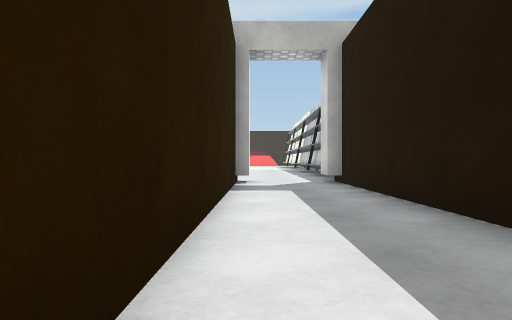
View 1 (above)

18 first-person views from a walk through a 3-D level made in the Unity game engine. The camera is 0.59 m above the floor, looks level and sees 70° across. The floor is counted in squares, 1 m on a side. Each view is taken from the middle of a square. On the plan, view 1 faces up. The plan holds only what a view shows up to about 10 squares ahead; the rest is blank. The place goes on beyond the plan. The player character is not drawn. Door leaves are left out, so doorways stand open. Surface patterns are stand-ins for the level's own textures.

View 2
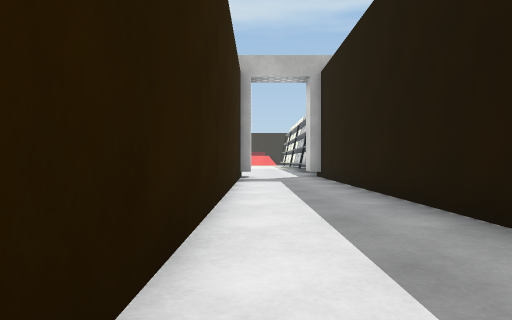

View 3
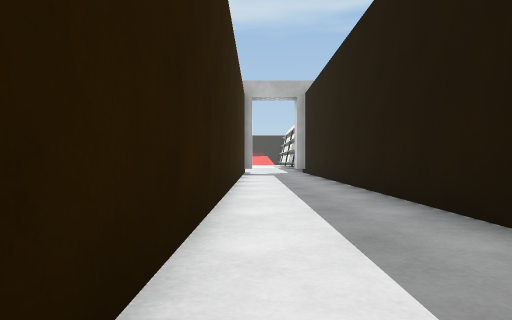

View 4
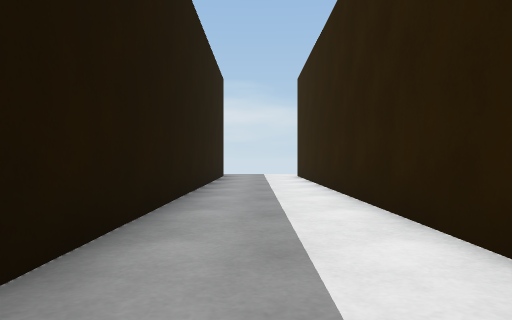

View 5
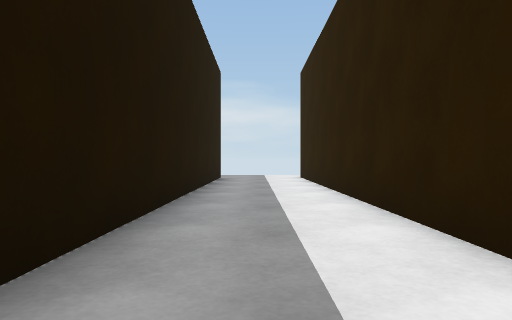

View 6
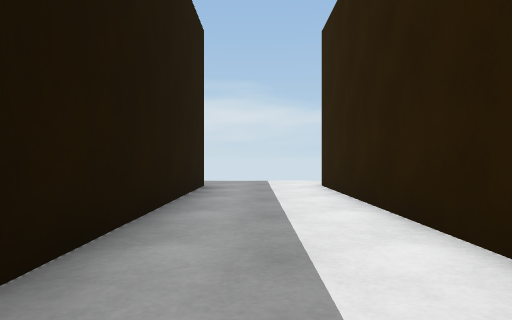

View 7
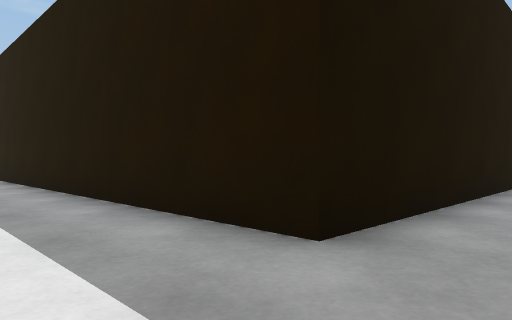

View 8
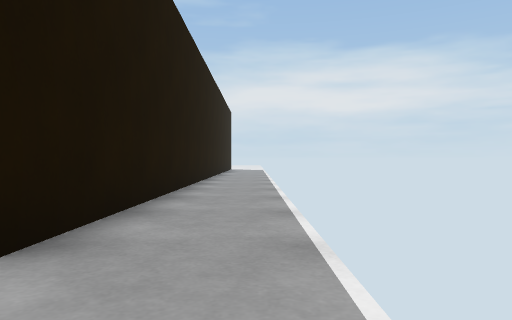

View 9
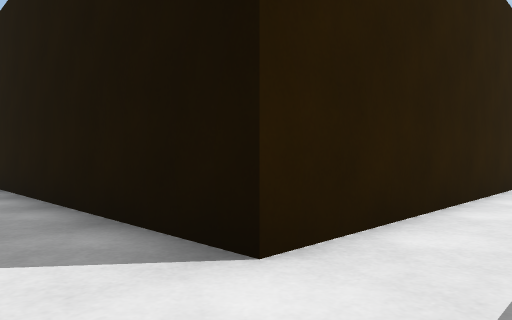

View 10
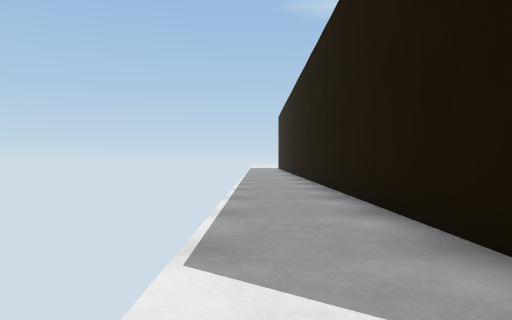

View 11
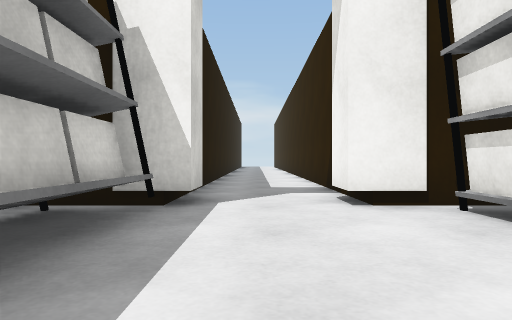

View 12
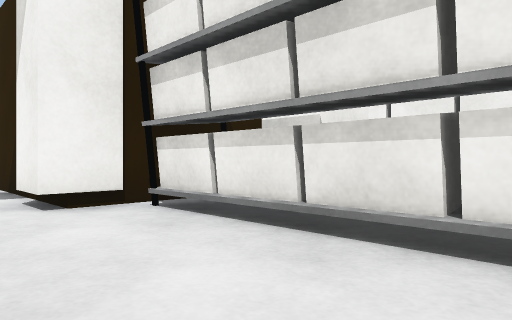

View 13
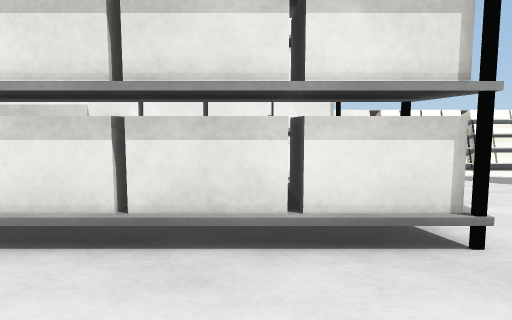

View 14
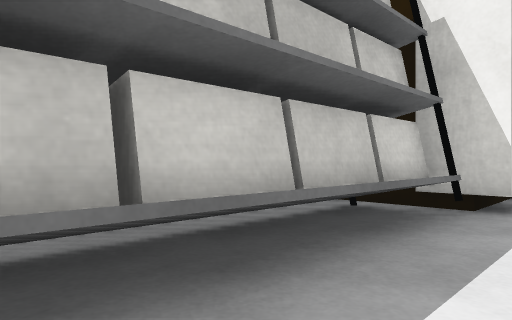

View 15
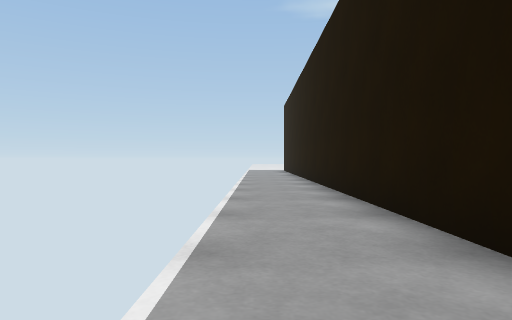

View 16
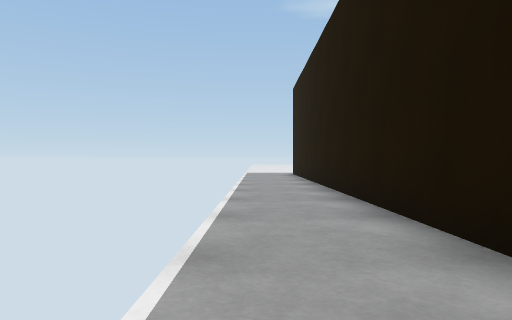

View 17
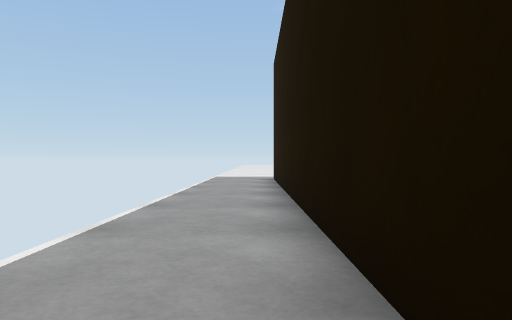

View 18
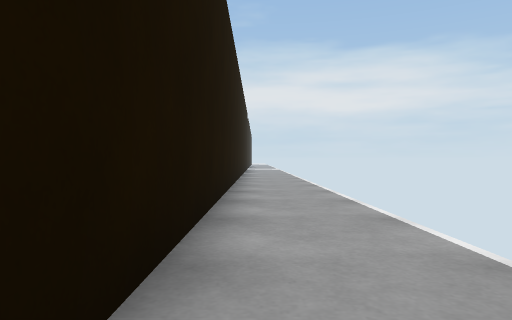

### Floor plan
Points are (right, up) in squares from view 1. A wall is a line through its corners. A room is listed if a view was taken in it or the views show most of it. See-through windows are left out.
Room 1 (views 1, 2, 3, 4, 5, 6, 7, 8, 9, 10, 15, 16, 17, 18)
walls: (10, -15.4) (2.2, -15.4) (2.2, 10.2); (1.8, 9.3) (1.8, 10.3); (-0.5, 10.2) (-0.5, -15.4) (-24, -15.4); (-0.2, 10.3) (-0.2, 9.2)
ways out: open door at (0.5, 10) to room 2
Room 2 (views 11, 12, 13, 14)
walls: (-2.2, 10.3) (-0.2, 10.3); (1.8, 10.3) (3.8, 10.3)
ways out: open door at (0.5, 10) to room 1
objects: shelf (-6, 12) to (-6, 15); box (-4, 11) to (-3, 12); shelf (-2, 11) to (-2, 15); shelf (2, 11) to (3, 15)

Positions as (right, up) in squares from view 1, and headings:
1: (0, 0), facing up
2: (0, -3), facing up
3: (0, -7), facing up
4: (1, -2), facing down
5: (1, -3), facing down
6: (1, -7), facing down
7: (0, -17), facing up-right
8: (0, -17), facing right
9: (1, -17), facing up-left
10: (0, -17), facing left
11: (1, 15), facing down
12: (1, 15), facing down-left
13: (1, 14), facing left
14: (1, 15), facing down-right
15: (-5, -17), facing left
16: (-10, -17), facing left
17: (-14, -16), facing left
18: (-24, -16), facing right
